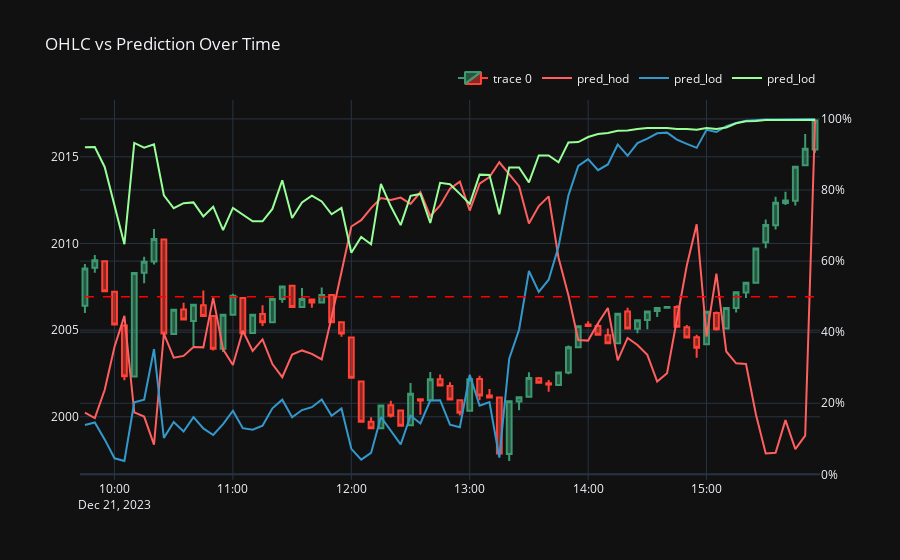

Source (notebook cell):
### Code cell
import plotly.graph_objects as go

# Pick a day in the test set
test_day = '2023-12-21'
test_df = df_results.loc[test_day:test_day]
X_prices = spx_data.loc[test_day:test_day, ['open','high','low','close']]

df_viz = test_df.merge(X_prices, left_index=True, right_index=True)

fig = go.Figure(data=[go.Candlestick(x=df_viz.index,
                open=df_viz['open'],
                high=df_viz['high'],
                low=df_viz['low'],
                close=df_viz['close'])])

fig.add_trace(go.Scatter(x=df_viz.index, y=df_viz['pred_hod'], mode='lines', name='pred_hod', yaxis='y2', line=dict(color='#ff5f5f')))
fig.add_trace(go.Scatter(x=df_viz.index, y=df_viz['pred_lod'], mode='lines', name='pred_lod', yaxis='y2', line=dict(color='#3399cc')))
fig.add_trace(go.Scatter(x=df_viz.index, y=df_viz['pred_gd'], mode='lines', name='pred_lod', yaxis='y2', line=dict(color='#98ff98')))

fig.add_shape(
    type="line",
    x0=df_viz.index.min(),
    x1=df_viz.index.max(),
    y0=0.5,
    y1=0.5,
    yref='y2',
    line=dict(
        color="Red",
        width=1.5,
        dash="dash",
    )
)

fig.update_layout(
    template='plotly_dark',
    yaxis=dict(
        tickformat='.0f'
    ),
    yaxis2=dict(
        overlaying='y',
        side='right',
        tickformat=".0%"
    ),
    legend=dict(
        orientation="h",
        yanchor="bottom",
        y=1.02,
        xanchor="right",
        x=1
    ),
    title='OHLC vs Prediction Over Time',
    xaxis_rangeslider_visible=False
)

fig.show()
